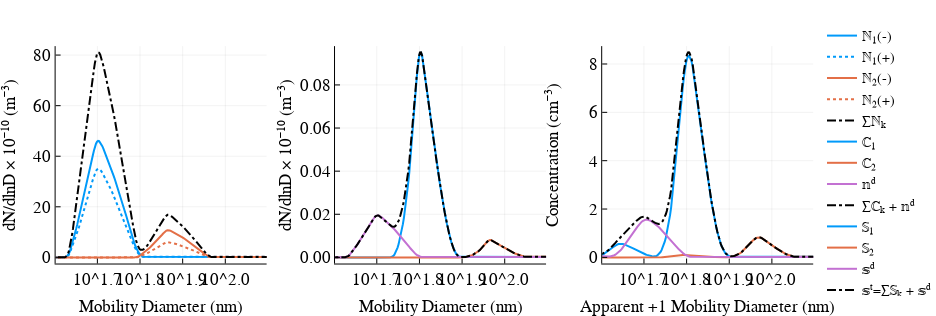

Notebook cell for this chart:
### Markdown cell above
__Figure 2.__ _Top panel._ Size distributions selected from single mobility by DMA1 (negative polarity and positively charged particles, 𝕟ᵖ) and DMA2 (positive polarity and negatively charged particles 𝕟ᵐ).  Blue, and organge correspond to +1, +2 charged particles. The negatively charged particles have higher concentration due to the difference in charging probability. The black dash-dotted line corresponds to the sum of the components. Spectral densities dN/dlnD are multiplied by 10⁻¹⁰ to keep axis labels readable. _Middle panel._ Size distribution of particles after passage through the electrostatic filter. Blue corresponds to dimers from +1/-1 coagulation events, orange to dimers from +2/-2 coagulation events, and purple from particle discharge. The dash-dotted black line corresponds to the sum of the components. Spectral densities dN/dlnD are multiplied by 10⁻¹⁰ to keep axis labels readable. _Bottom panel._ Size distribution particles after passage through DMA3. Blue, organge, and purple correspond size distributions of +1, +2, decharged particles in the middle panel. The black dashdotted line corresponds the sum of all components.

### Code cell
figure("Nimbus Sans L", 2, 6.5, 2.2, 8)

pre = 1e-10
# Get a list of colors from the theme palette
p = Plots.get_color_palette(:auto, default(:bgcolor), 100)

# Panel 1
p1 = plot(𝕟ᵖ[1].Dp,pre*𝕟ᵐ[1].S, xaxis = :log10, xlim = (40,400), ylabel = "dN/dlnD × 10⁻¹⁰ (m⁻³)", 
    label = "ℕ₁(-)", color = p[1], xlabel = "Mobility Diameter (nm)", left_margin = 20px)
p1 = plot!(𝕟ᵐ[1].Dp,pre*𝕟ᵖ[1].S, ls = :dot,  label = "ℕ₁(+)", color = p[1])
p1 = plot!(𝕟ᵐ[2].Dp,pre*𝕟ᵐ[2].S, label = "ℕ₂(-)", color = p[2])   
p1 = plot!(𝕟ᵖ[2].Dp,pre*𝕟ᵖ[2].S, ls = :dot, label = "ℕ₂(+)", color = p[2])   
p1 = plot!(𝕟ᵗ.Dp,pre*𝕟ᵗ.S, color = :black, label = "∑ℕₖ", ls = :dashdot)  

# Panel 2
p2 = plot(ℂ[1].Dp,pre*ℂ[1].S, xaxis = :log10, xlim = (40,400), 
    ylabel = "dN/dlnD × 10⁻¹⁰ (m⁻³)", label = "ℂ₁", xlabel = "Mobility Diameter (nm)")
p2 = plot!(ℂ[2].Dp,pre*ℂ[2].S, label = "ℂ₂")   
p2 = plot!(𝕟ᵈ.Dp,pre*𝕟ᵈ.S, label = "𝕟ᵈ", color = p[4])   
p2 = plot!(𝕔ᵗ.Dp,pre*𝕔ᵗ.S, color = :black, label = "∑ℂₖ + 𝕟ᵈ", ls = :dashdot)   
 
# Panel 3
pre = 1e-6     # Note change in units from m-3 to cm-3
p3 = plot(𝕊[1].Dp,pre*𝕊[1].N, xaxis = :log10, xlim = (40, 400), ylabel = "Concentration (cm⁻³)", 
    xlabel = "Diameter (nm)", label = "𝕊₁",left_margin = 30px, right_margin = 10px)
p3 = plot!(𝕊[2].Dp,pre*𝕊[2].N,  label = "𝕊₂")   
p3 = plot!(𝕤ᵈ.Dp,pre*𝕤ᵈ.N,  label = "𝕤ᵈ", color = p[4])   
p3 = plot!(𝕤ᵗ.Dp,pre*𝕤ᵗ.N, color = :black, label = "𝕤ᵗ=∑𝕊ₖ + 𝕤ᵈ", ls = :dashdot, 
    xlabel = "Apparent +1 Mobility Diameter (nm)")   

plot(p1,p2,p3, layout = grid(1,3), legend=:right, top_margin = 30px, xlim = (40,125), lw = 2, fmt = :svg)

### Figure 1 — Plotly figure (JSON) as saved in the notebook; plotly's stock layout.template omitted (floating-point values rounded to 4 significant figures; data arrays with more than 128 entries replaced by an {"elided": "..."} marker saying what was removed)
{"data": [{"colorbar": {"title": ""}, "hoverinfo": "text", "legendgroup": "ℕ₁(-)", "line": {"color": "rgba(0, 154, 250, 1.000)", "dash": "solid", "shape": "linear", "width": 2}, "mode": "lines", "name": "ℕ₁(-)", "showlegend": true, "text": {"elided": "512 null values"}, "type": "scatter", "x": {"elided": "512 float values"}, "xaxis": "x1", "y": {"elided": "512 float values"}, "yaxis": "y1", "zmax": 0.1, "zmin": -0.1}, {"colorbar": {"title": ""}, "hoverinfo": "text", "legendgroup": "ℕ₁(+)", "line": {"color": "rgba(0, 154, 250, 1.000)", "dash": "dot", "shape": "linear", "width": 2}, "mode": "lines", "name": "ℕ₁(+)", "showlegend": true, "text": {"elided": "512 null values"}, "type": "scatter", "x": {"elided": "512 float values"}, "xaxis": "x1", "y": {"elided": "512 float values"}, "yaxis": "y1", "zmax": 0.1, "zmin": -0.1}, {"colorbar": {"title": ""}, "hoverinfo": "text", "legendgroup": "ℕ₂(-)", "line": {"color": "rgba(227, 111, 71, 1.000)", "dash": "solid", "shape": "linear", "width": 2}, "mode": "lines", "name": "ℕ₂(-)", "showlegend": true, "text": {"elided": "512 null values"}, "type": "scatter", "x": {"elided": "512 float values"}, "xaxis": "x1", "y": {"elided": "512 float values"}, "yaxis": "y1", "zmax": 0.1, "zmin": -0.1}, {"colorbar": {"title": ""}, "hoverinfo": "text", "legendgroup": "ℕ₂(+)", "line": {"color": "rgba(227, 111, 71, 1.000)", "dash": "dot", "shape": "linear", "width": 2}, "mode": "lines", "name": "ℕ₂(+)", "showlegend": true, "text": {"elided": "512 null values"}, "type": "scatter", "x": {"elided": "512 float values"}, "xaxis": "x1", "y": {"elided": "512 float values"}, "yaxis": "y1", "zmax": 0.1, "zmin": -0.1}, {"colorbar": {"title": ""}, "hoverinfo": "text", "legendgroup": "∑ℕₖ", "line": {"color": "rgba(0, 0, 0, 1.000)", "dash": "dashdot", "shape": "linear", "width": 2}, "mode": "lines", "name": "∑ℕₖ", "showlegend": true, "text": {"elided": "512 null values"}, "type": "scatter", "x": {"elided": "512 float values"}, "xaxis": "x1", "y": {"elided": "512 float values"}, "yaxis": "y1", "zmax": 0.1, "zmin": -0.1}, {"colorbar": {"title": ""}, "hoverinfo": "text", "legendgroup": "ℂ₁", "line": {"color": "rgba(0, 154, 250, 1.000)", "dash": "solid", "shape": "linear", "width": 2}, "mode": "lines", "name": "ℂ₁", "showlegend": true, "text": {"elided": "512 null values"}, "type": "scatter", "x": {"elided": "512 float values"}, "xaxis": "x2", "y": {"elided": "512 float values"}, "yaxis": "y2", "zmax": 0.1, "zmin": -0.1}, {"colorbar": {"title": ""}, "hoverinfo": "text", "legendgroup": "ℂ₂", "line": {"color": "rgba(227, 111, 71, 1.000)", "dash": "solid", "shape": "linear", "width": 2}, "mode": "lines", "name": "ℂ₂", "showlegend": true, "text": {"elided": "512 null values"}, "type": "scatter", "x": {"elided": "512 float values"}, "xaxis": "x2", "y": {"elided": "512 float values"}, "yaxis": "y2", "zmax": 0.1, "zmin": -0.1}, {"colorbar": {"title": ""}, "hoverinfo": "text", "legendgroup": "𝕟ᵈ", "line": {"color": "rgba(195, 113, 210, 1.000)", "dash": "solid", "shape": "linear", "width": 2}, "mode": "lines", "name": "𝕟ᵈ", "showlegend": true, "text": {"elided": "512 null values"}, "type": "scatter", "x": {"elided": "512 float values"}, "xaxis": "x2", "y": {"elided": "512 float values"}, "yaxis": "y2", "zmax": 0.1, "zmin": -0.1}, {"colorbar": {"title": ""}, "hoverinfo": "text", "legendgroup": "∑ℂₖ + 𝕟ᵈ", "line": {"color": "rgba(0, 0, 0, 1.000)", "dash": "dashdot", "shape": "linear", "width": 2}, "mode": "lines", "name": "∑ℂₖ + 𝕟ᵈ", "showlegend": true, "text": {"elided": "512 null values"}, "type": "scatter", "x": {"elided": "512 float values"}, "xaxis": "x2", "y": {"elided": "512 float values"}, "yaxis": "y2", "zmax": 0.1, "zmin": -0.1}, {"colorbar": {"title": ""}, "hoverinfo": "text", "legendgroup": "𝕊₁", "line": {"color": "rgba(0, 154, 250, 1.000)", "dash": "solid", "shape": "linear", "width": 2}, "mode": "lines", "name": "𝕊₁", "showlegend": true, "text": {"elided": "512 null values"}, "type": "scatter", "x": {"elided": "512 float values"}, "xaxis": "x3", "y": {"elided": "512 float values"}, "yaxis": "y3", "zmax": 0.1, "zmin": -0.1}, {"colorbar": {"title": ""}, "hoverinfo": "text", "legendgroup": "𝕊₂", "line": {"color": "rgba(227, 111, 71, 1.000)", "dash": "solid", "shape": "linear", "width": 2}, "mode": "lines", "name": "𝕊₂", "showlegend": true, "text": {"elided": "512 null values"}, "type": "scatter", "x": {"elided": "512 float values"}, "xaxis": "x3", "y": {"elided": "512 float values"}, "yaxis": "y3", "zmax": 0.1, "zmin": -0.1}, {"colorbar": {"title": ""}, "hoverinfo": "text", "legendgroup": "𝕤ᵈ", "line": {"color": "rgba(195, 113, 210, 1.000)", "dash": "solid", "shape": "linear", "width": 2}, "mode": "lines", "name": "𝕤ᵈ", "showlegend": true, "text": {"elided": "512 null values"}, "type": "scatter", "x": {"elided": "512 float values"}, "xaxis": "x3", "y": {"elided": "512 float values"}, "yaxis": "y3", "zmax": 0.1, "zmin": -0.1}, {"colorbar": {"title": ""}, "hoverinfo": "text", "legendgroup": "𝕤ᵗ=∑𝕊ₖ + 𝕤ᵈ", "line": {"color": "rgba(0, 0, 0, 1.000)", "dash": "dashdot", "shape": "linear", "width": 2}, "mode": "lines", "name": "𝕤ᵗ=∑𝕊ₖ + 𝕤ᵈ", "showlegend": true, "text": {"elided": "512 null values"}, "type": "scatter", "x": {"elided": "512 float values"}, "xaxis": "x3", "y": {"elided": "512 float values"}, "yaxis": "y3", "zmax": 0.1, "zmin": -0.1}], "layout": {"annotations": [], "height": 316.8, "legend": {"bgcolor": "rgba(255, 255, 255, 1.000)", "bordercolor": "rgba(0, 0, 0, 1.000)", "font": {"color": "rgba(0, 0, 0, 1.000)", "family": "Nimbus Sans L", "size": 14}, "tracegroupgap": 0, "x": 1, "y": 0.5}, "margin": {"b": 20, "l": 0, "r": 0, "t": 20}, "paper_bgcolor": "rgba(255, 255, 255, 1.000)", "plot_bgcolor": "rgba(255, 255, 255, 1.000)", "showlegend": true, "width": 936, "xaxis1": {"anchor": "y1", "domain": [0.06766, 0.3244], "gridcolor": "rgba(0, 0, 0, 0.100)", "gridwidth": 0.5, "linecolor": "rgba(0, 0, 0, 1.000)", "mirror": false, "range": [1.602, 2.097], "showgrid": true, "showline": true, "showticklabels": true, "tickangle": 0, "tickcolor": "rgb(0, 0, 0)", "tickfont": {"color": "rgba(0, 0, 0, 1.000)", "family": "Nimbus Sans L", "size": 17}, "tickmode": "array", "ticks": "inside", "ticktext": ["10^1.7", "10^1.8", "10^1.9", "10^2.0"], "tickvals": [50.12, 63.1, 79.43, 100], "title": "Mobility Diameter (nm)", "titlefont": {"color": "rgba(0, 0, 0, 1.000)", "family": "Nimbus Sans L", "size": 17}, "type": "log", "visible": true, "zeroline": false, "zerolinecolor": "rgba(0, 0, 0, 1.000)"}, "xaxis2": {"anchor": "y2", "domain": [0.4076, 0.6643], "gridcolor": "rgba(0, 0, 0, 0.100)", "gridwidth": 0.5, "linecolor": "rgba(0, 0, 0, 1.000)", "mirror": false, "range": [1.602, 2.097], "showgrid": true, "showline": true, "showticklabels": true, "tickangle": 0, "tickcolor": "rgb(0, 0, 0)", "tickfont": {"color": "rgba(0, 0, 0, 1.000)", "family": "Nimbus Sans L", "size": 17}, "tickmode": "array", "ticks": "inside", "ticktext": ["10^1.7", "10^1.8", "10^1.9", "10^2.0"], "tickvals": [50.12, 63.1, 79.43, 100], "title": "Mobility Diameter (nm)", "titlefont": {"color": "rgba(0, 0, 0, 1.000)", "family": "Nimbus Sans L", "size": 17}, "type": "log", "visible": true, "zeroline": false, "zerolinecolor": "rgba(0, 0, 0, 1.000)"}, "xaxis3": {"anchor": "y3", "domain": [0.7326, 0.9893], "gridcolor": "rgba(0, 0, 0, 0.100)", "gridwidth": 0.5, "linecolor": "rgba(0, 0, 0, 1.000)", "mirror": false, "range": [1.602, 2.097], "showgrid": true, "showline": true, "showticklabels": true, "tickangle": 0, "tickcolor": "rgb(0, 0, 0)", "tickfont": {"color": "rgba(0, 0, 0, 1.000)", "family": "Nimbus Sans L", "size": 17}, "tickmode": "array", "ticks": "inside", "ticktext": ["10^1.7", "10^1.8", "10^1.9", "10^2.0"], "tickvals": [50.12, 63.1, 79.43, 100], "title": "Apparent +1 Mobility Diameter (nm)", "titlefont": {"color": "rgba(0, 0, 0, 1.000)", "family": "Nimbus Sans L", "size": 17}, "type": "log", "visible": true, "zeroline": false, "zerolinecolor": "rgba(0, 0, 0, 1.000)"}, "yaxis1": {"anchor": "x1", "domain": [0.1176, 0.9053], "gridcolor": "rgba(0, 0, 0, 0.100)", "gridwidth": 0.5, "linecolor": "rgba(0, 0, 0, 1.000)", "mirror": false, "range": [-2.433, 83.54], "showgrid": true, "showline": true, "showticklabels": true, "tickangle": 0, "tickcolor": "rgb(0, 0, 0)", "tickfont": {"color": "rgba(0, 0, 0, 1.000)", "family": "Nimbus Sans L", "size": 17}, "tickmode": "array", "ticks": "inside", "ticktext": ["0", "20", "40", "60", "80"], "tickvals": [0, 20, 40, 60, 80], "title": "dN/dlnD × 10⁻¹⁰ (m⁻³)", "titlefont": {"color": "rgba(0, 0, 0, 1.000)", "family": "Nimbus Sans L", "size": 17}, "type": "-", "visible": true, "zeroline": false, "zerolinecolor": "rgba(0, 0, 0, 1.000)"}, "yaxis2": {"anchor": "x2", "domain": [0.1176, 0.9053], "gridcolor": "rgba(0, 0, 0, 0.100)", "gridwidth": 0.5, "linecolor": "rgba(0, 0, 0, 1.000)", "mirror": false, "range": [-0.002854, 0.098], "showgrid": true, "showline": true, "showticklabels": true, "tickangle": 0, "tickcolor": "rgb(0, 0, 0)", "tickfont": {"color": "rgba(0, 0, 0, 1.000)", "family": "Nimbus Sans L", "size": 17}, "tickmode": "array", "ticks": "inside", "ticktext": ["0.00", "0.02", "0.04", "0.06", "0.08"], "tickvals": [0, 0.02, 0.04, 0.06, 0.08], "title": "dN/dlnD × 10⁻¹⁰ (m⁻³)", "titlefont": {"color": "rgba(0, 0, 0, 1.000)", "family": "Nimbus Sans L", "size": 17}, "type": "-", "visible": true, "zeroline": false, "zerolinecolor": "rgba(0, 0, 0, 1.000)"}, "yaxis3": {"anchor": "x3", "domain": [0.1176, 0.9053], "gridcolor": "rgba(0, 0, 0, 0.100)", "gridwidth": 0.5, "linecolor": "rgba(0, 0, 0, 1.000)", "mirror": false, "range": [-0.2545, 8.739], "showgrid": true, "showline": true, "showticklabels": true, "tickangle": 0, "tickcolor": "rgb(0, 0, 0)", "tickfont": {"color": "rgba(0, 0, 0, 1.000)", "family": "Nimbus Sans L", "size": 17}, "tickmode": "array", "ticks": "inside", "ticktext": ["0", "2", "4", "6", "8"], "tickvals": [0, 2, 4, 6, 8], "title": "Concentration (cm⁻³)", "titlefont": {"color": "rgba(0, 0, 0, 1.000)", "family": "Nimbus Sans L", "size": 17}, "type": "-", "visible": true, "zeroline": false, "zerolinecolor": "rgba(0, 0, 0, 1.000)"}}}
